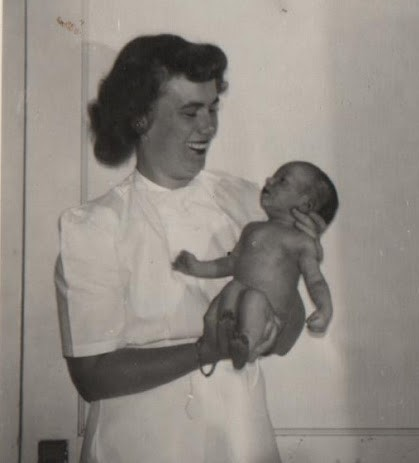
#> input picture assets-src/photos/winnie-red-bird.jpg, 419 x 463 px; its folder holds 6 pictures in this run
$ python og.py
#> lines starting #> are read from the running program, lines starting #| are printed output that depends on the picture
"""Builds site/media/og.jpg (1200x630 social preview). Run: python3 tools/og.py"""
import pathlib
from PIL import Image, ImageDraw, ImageFont, ImageOps
root = pathlib.Path(__file__).resolve().parent.parent
src = root / "assets-src/photos"
W, H = 1200, 630
img = Image.new("RGB", (W, H), "#f5f3ee")
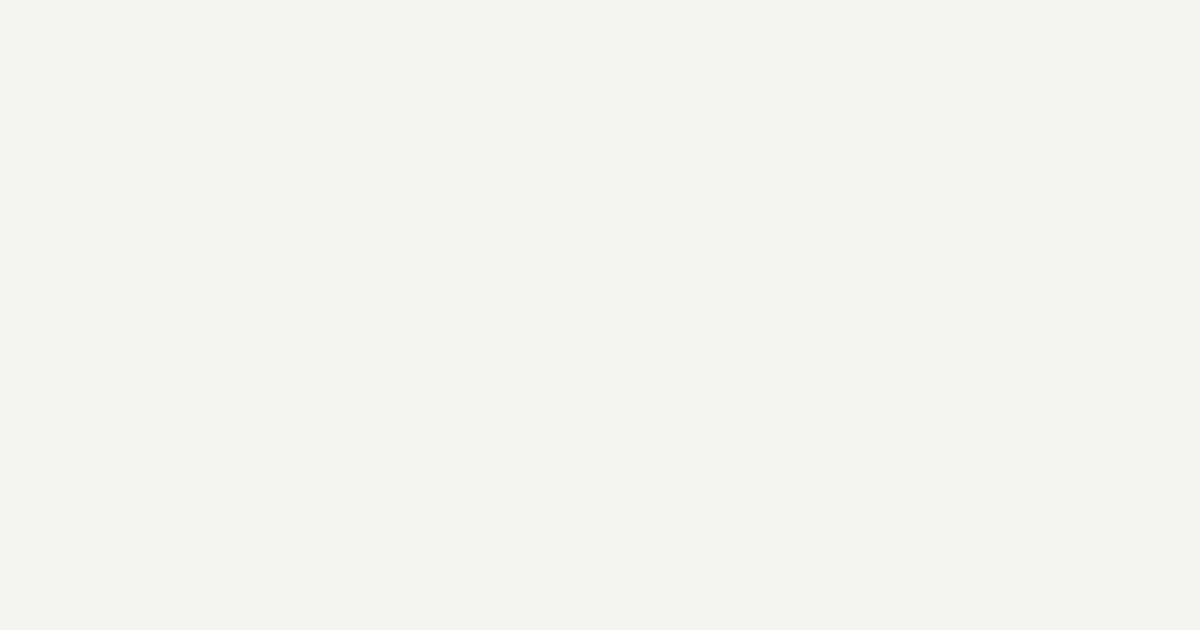
#> img: PIL image 1200x630 RGB; mean R, G, B 245, 243, 238
d = ImageDraw.Draw(img)
def font(name, size):
#> called with name = 'Georgia.ttf', size = 92
    for p in [f"/System/Library/Fonts/Supplemental/{name}", f"/Library/Fonts/{name}"]:
        try: return ImageFont.truetype(p, size)
        except OSError: pass
    return ImageFont.load_default()
serif, ital = font("Georgia.ttf", 92), font("Georgia Italic.ttf", 92)
small = font("Georgia.ttf", 30)
def polaroid(name, w, angle):
#> called with name = 'winnie-red-bird.jpg', w = 250, angle = 5
    im = ImageOps.exif_transpose(Image.open(src / name)).convert("RGB")
#> im is the input picture: PIL image 419x463 RGB; mean R, G, B 143.3, 137.2, 130.5
    im = ImageOps.fit(im, (w, int(w * 1.1)))
#> im: PIL image 250x275 RGB
    framed = Image.new("RGB", (w + 24, int(w * 1.1) + 70), "#eae7df"); framed.paste(im, (12, 12))
#> after `framed = Image.new('RGB', (w + 24, int(w * 1.1) + 70), '#eae7df')`:
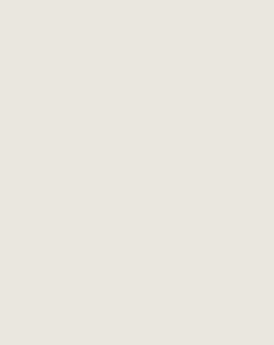
#> framed: PIL image 274x345 RGB; mean R, G, B 234, 231, 223
#> after `framed.paste(im, (12, 12))`:
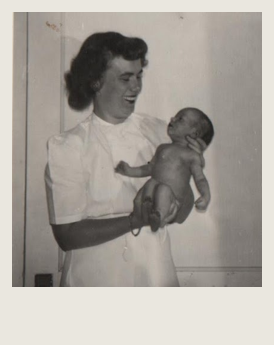
#> framed: PIL image 274x345 RGB; mean R, G, B 168, 162.7, 155.7
    return framed.rotate(angle, expand=True, fillcolor="#f5f3ee", resample=Image.BICUBIC)
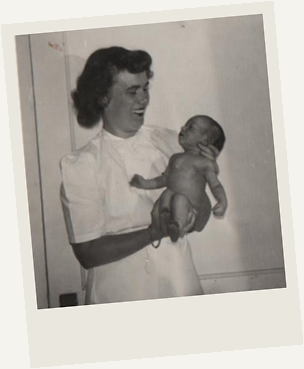
#> returned value: PIL image 304x369 RGB; mean R, G, B 179.8, 175.1, 168.4
for name, w, a, x, y in [("winnie-red-bird.jpg", 250, 5, 640, 60), ("winnie-manjama.jpg", 270, -4, 880, 150)]:
    p = polaroid(name, w, a); img.paste(p, (x, y))
#> after `img.paste(p, (x, y))`:
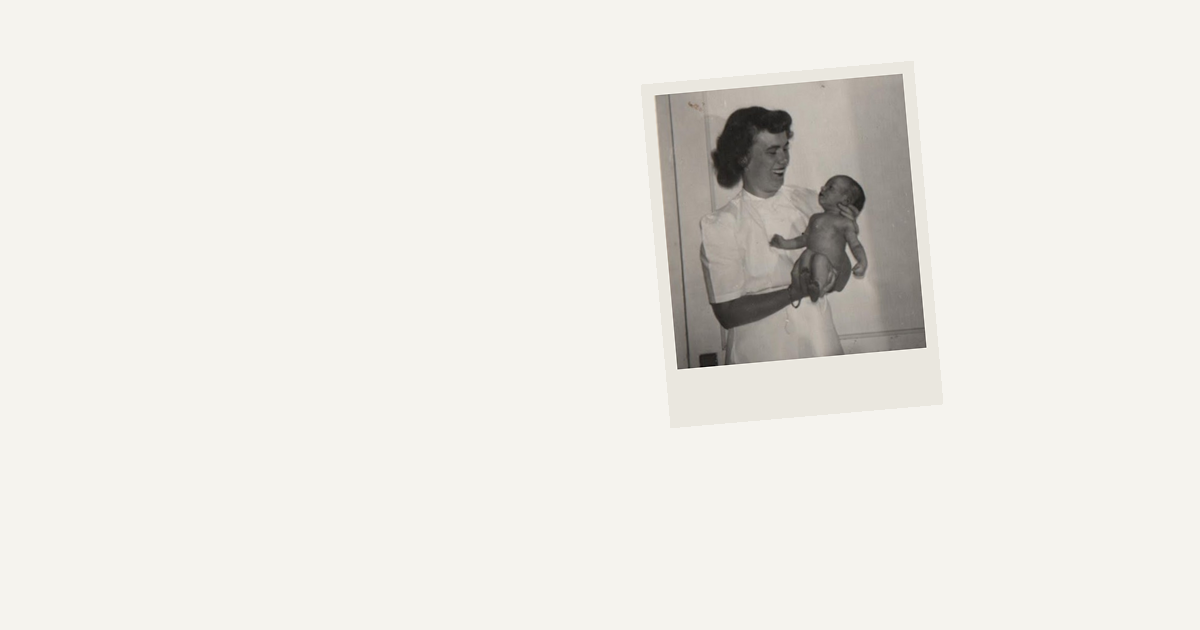
#> img: PIL image 1200x630 RGB; mean R, G, B 235.3, 232.9, 227.7
#> pass 2 of the loop `for name, w, a, x, y in [("winnie-red-bird.jpg", 250, 5, 640, 60), ("w..`:
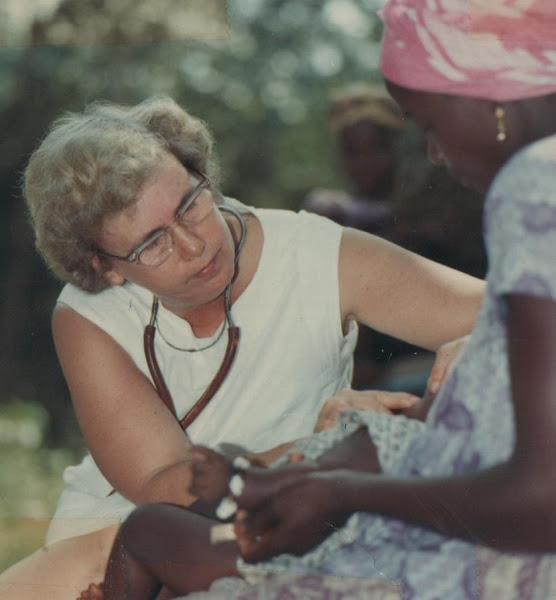
#> input picture assets-src/photos/winnie-manjama.jpg, 556 x 600 px
#> in polaroid, im is the input picture: PIL image 556x600 RGB; mean R, G, B 112.8, 106.7, 98.3
#> im: PIL image 270x297 RGB
#> framed: PIL image 294x367 RGB
#> in polaroid (call 2), `return framed.rotate(angle, expand=True, fillcolor="#f5f3ee", resample..`:
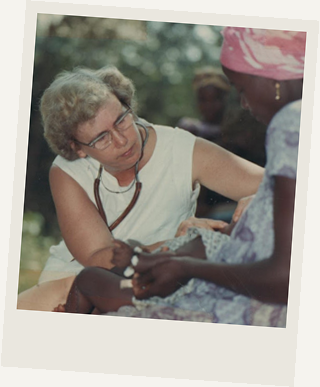
#> returned value: PIL image 320x387 RGB; mean R, G, B 156.8, 151.8, 143.9
#> `img.paste(p, (x, y))`:
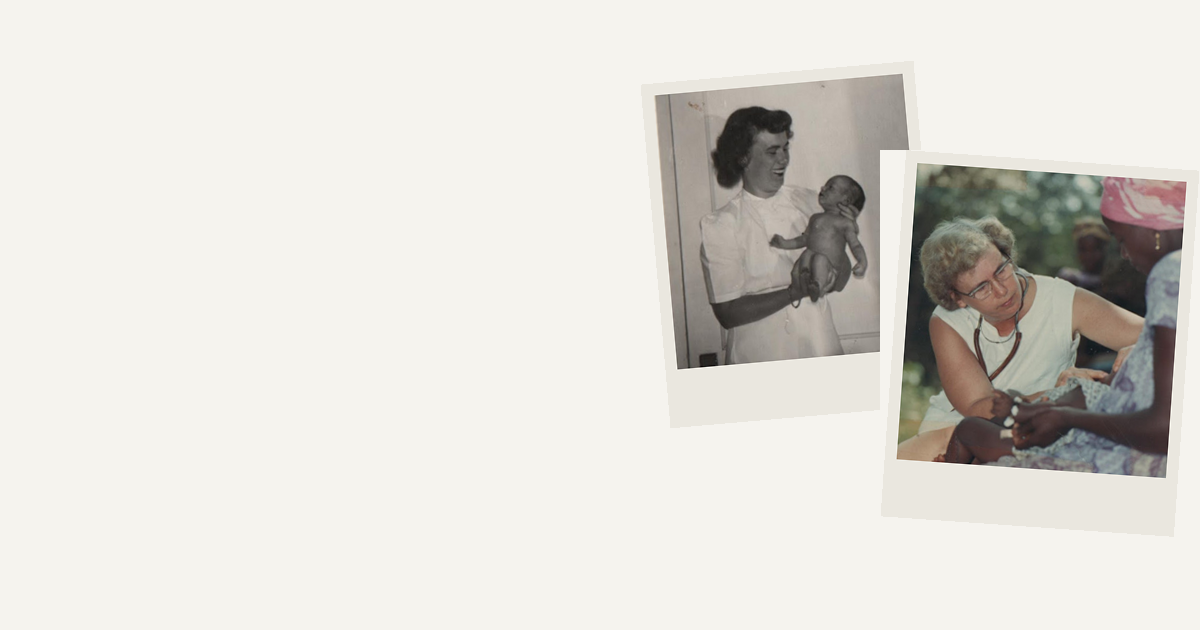
#> img: PIL image 1200x630 RGB; mean R, G, B 222, 219.2, 213.5
d.text((70, 150), "Lester", font=serif, fill="#15181c")
d.text((70, 250), "&", font=ital, fill="#2f3f7a")
d.text((150, 250), "Winnie", font=serif, fill="#15181c")
d.text((74, 370), "B R A D F O R D", font=small, fill="#41464d")
d.text((74, 450), "A forester and a physician,", font=small, fill="#41464d")
d.text((74, 490), "in service around the world.", font=small, fill="#41464d")
d.rectangle([0, H - 14, W, H], fill="#566637")
img.save(root / "site/media/og.jpg", quality=86)
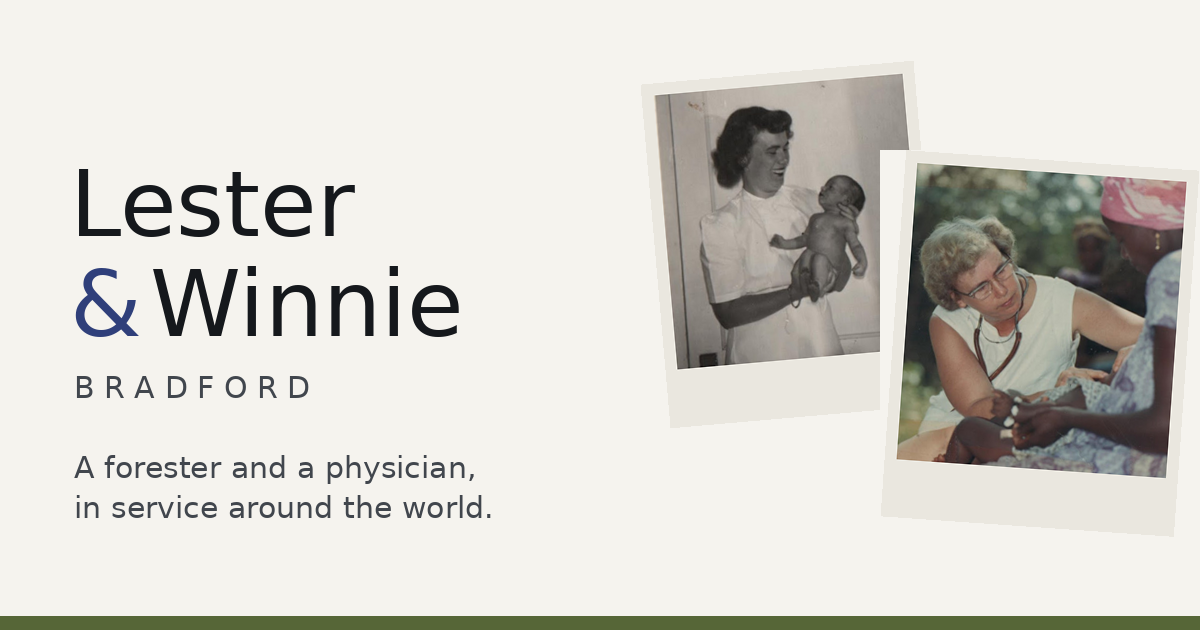
#> saved as og.jpg: PIL image 1200x630 RGB; mean R, G, B 213.2, 210.9, 204.7
print("ok")
